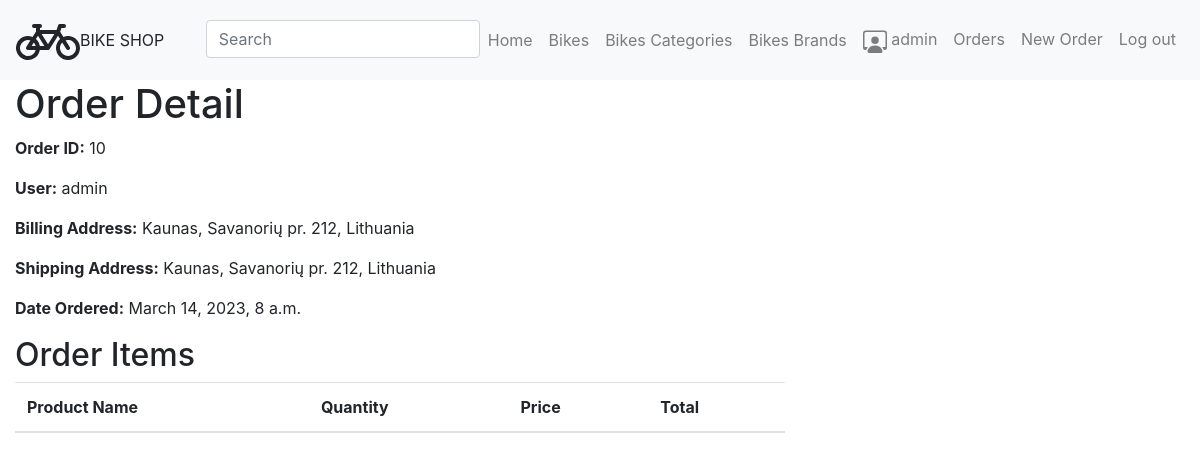
Page /bikeshop/order/10/ (signed in) on the committed database.
### bikeshop/models.py (models this page shows, shortened)
class Order(models.Model):
    STATUS_CHOICES = (
        ('Pending', 'Pending'),
        ('Out for delivery', 'Out for delivery'),
        ('Delivered', 'Delivered')
    )
    user = models.ForeignKey(User, on_delete=models.CASCADE)
    bike = models.ForeignKey(Bike, on_delete=models.CASCADE)
    date_ordered = models.DateTimeField(default=timezone.now)
    status = models.CharField(max_length=20, choices=STATUS_CHOICES, default='Pending')
    quantity = models.IntegerField(default=1)
    shipping_address = models.CharField(max_length=200)
    billing_address = models.CharField(max_length=200)

### bikeshop/views.py (the view)
# urls.py: path('order/<int:pk>/', views.OrderDetailView.as_view(), name='order_detail'),
class OrderDetailView(LoginRequiredMixin, UserPassesTestMixin, generic.DetailView):
    model = Order
    template_name = 'order_detail.html'
    context_object_name = 'order'
    def test_func(self):
        return self.request.user.is_authenticated

### bikeshop/templates/order_detail.html (shortened to what this page needs)
{% extends 'base.html' %}
{% block content %}
<h1>Order Detail</h1>
<p><strong>Order ID:</strong> {{ order.id }}</p>
<p><strong>User:</strong> {{ order.user }}</p>
<p><strong>Billing Address:</strong> {{ order.billing_address }}</p>
<p><strong>Shipping Address:</strong> {{ order.shipping_address }}</p>
<p><strong>Date Ordered:</strong> {{ order.date_ordered }}</p>
<h2>Order Items</h2>
<table class="table">
    <thead>
    <tr>
        <th>Product Name</th>
        <th>Quantity</th>
        <th>Price</th>
        <th>Total</th>
    </tr>
    </thead>
</table>
{% endblock %}

### bikeshop/templates/base.html (shortened to what this page needs)
<!DOCTYPE html>
<html lang="en">
<head>
    {% load static %}
    <link rel="stylesheet" href="{% static 'css/styles.css' %}">
    <link rel="stylesheet" href="https://stackpath.bootstrapcdn.com/bootstrap/4.1.3/css/bootstrap.min.css"
>
    <link rel="stylesheet" href="https://cdnjs.cloudflare.com/ajax/libs/font-awesome/4.7.0/css/font-awesome.min.css">
</head>
<body>
<nav class="navbar navbar-expand-lg navbar-light bg-light">
    BIKE SHOP</a>
    <div class="collapse navbar-collapse" id="navbarResponsive">
        <ul class="navbar-nav ml-auto">
            <li>
                <form action="{% url 'search' %}" method="get" class="form-inline my-2 my-md-0">
                    <input name="query" class="form-control" type="text" placeholder="Search">
                </form>
            </li>
            <li class="nav-item"><a class="nav-link" href="{% url 'index' %}">Home</a></li>
            <li class="nav-item"><a class="nav-link" href="{% url 'bike_list' %}">Bikes</a></li>
            <li class="nav-item"><a class="nav-link" href="{% url 'category_list' %}">Bikes Categories</a></li>
            <li class="nav-item"><a class="nav-link" href="{% url 'brand_list' %}"> Bikes Brands</a></li>
        </ul>
        <ul class="navbar-nav ms-auto">
            {% if user.is_authenticated %}
            <li class="nav-item"><a class="nav-link" href="">
                {{ user.get_username }}</a></li>
            <li class="nav-item"><a class="nav-link" href="{% url 'order_list' %}">Orders</a></li>
            <li class="nav-item"><a class="nav-link" href="{% url 'order_create' %}"> New Order</a></li>
            <li class="nav-item"><a class="nav-link" href="{% url 'logout'%}">Log out</a></li>
            {% else %}
            <li class="nav-item"><a class="nav-link" href="{% url 'login' %}">Log in</a></li>
            <li class="nav-item"><a class="nav-link" href="{% url 'register' %}">Register</a></li>
            {% endif %}
        </ul>
    </div>
</nav>
<div class="col-sm-8 ">{% block content %}{% endblock %}</div>
</body>
</html>

### rows in the picture
Order: id "10", user "admin", billing_address "Kaunas, Savanorių pr. 212, Lithuania", shipping_address "Kaunas, Savanorių pr. 212, Lithuania", date_ordered "March 14, 2023, 8 a.m."

### other values in the picture
{{ user.get_username }} "admin"
